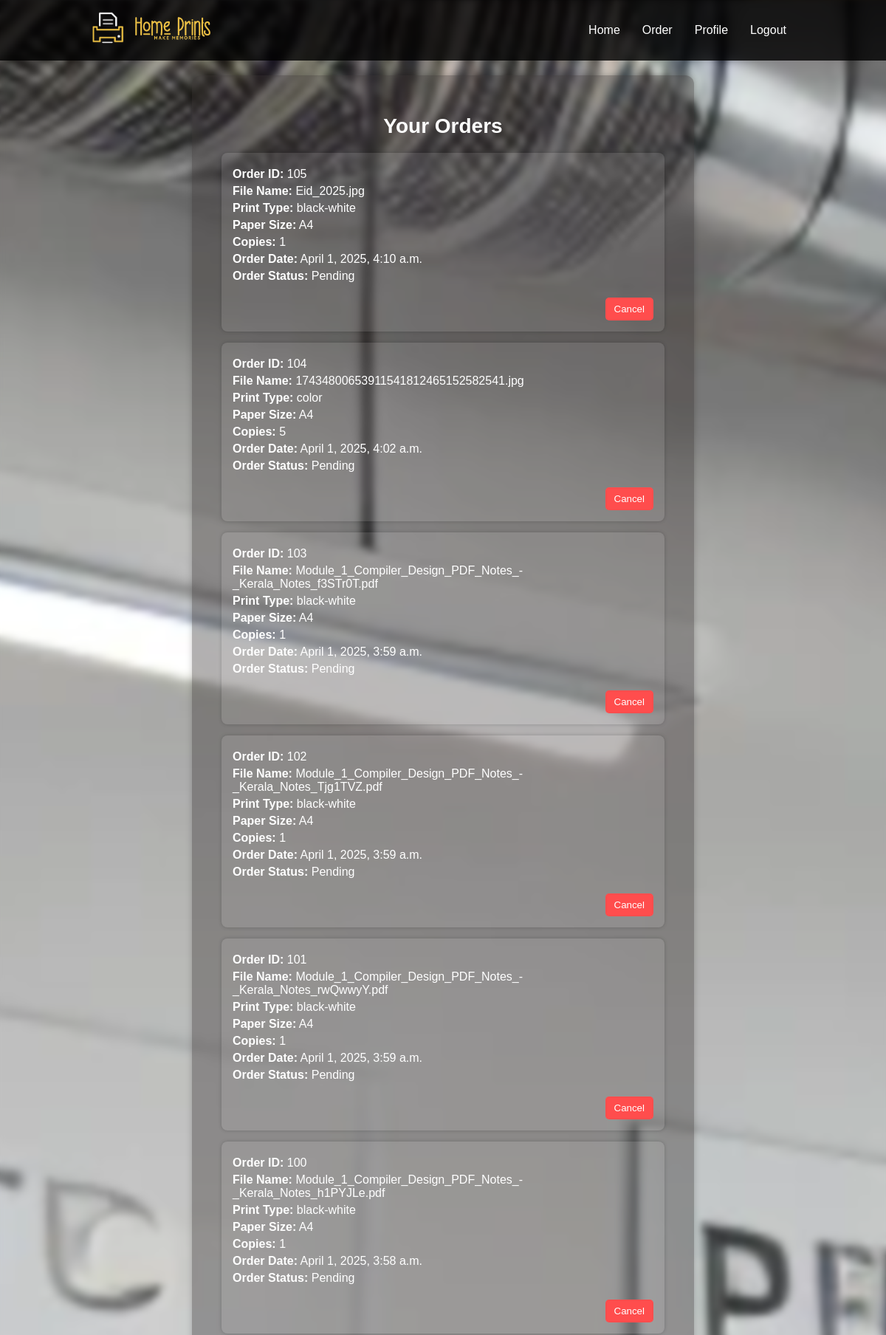
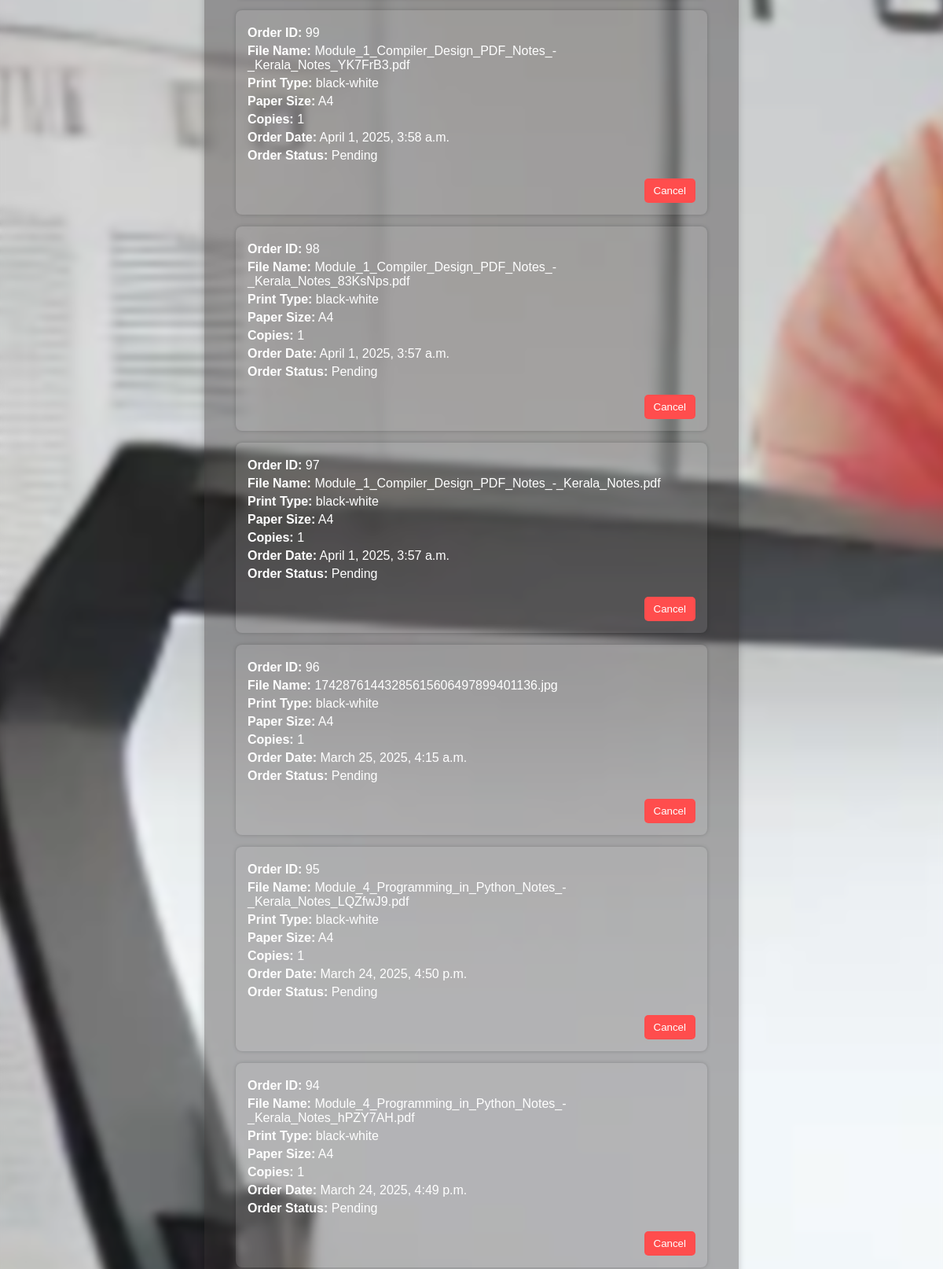
Page /list_orders/ (signed in, upper part) on the committed database (2 pictures, top to bottom).
### user/models.py (models this page shows, shortened)
class PrintOrder(models.Model):
    user = models.ForeignKey(User, on_delete=models.CASCADE)  # Link directly to the default User model
    file = models.FileField()  # File uploaded to /media/orders/
    print_type = models.CharField(max_length=20, choices=[('black-white', 'Black & White'), ('color', 'Color')])
    paper_size = models.CharField(max_length=10, choices=[('A4', 'A4'), ('A3', 'A3'), ('Letter', 'Letter'), ('Legal', 'Legal')])
    copies = models.PositiveIntegerField()
    notes = models.TextField(blank=True, null=True)
    total_amount = models.DecimalField(max_digits=10, decimal_places=2, default=0.00)
    razorpay_order_id = models.CharField(max_length=100, blank=True, null=True)
    razorpay_payment_id = models.CharField(max_length=100, blank=True, null=True)
    payment_status = models.CharField(max_length=20, choices=[('COD', 'COD'), ('Paid', 'Paid')], default='COD')
    order_date = models.DateTimeField(auto_now_add=True)  # Auto store order timestamp
    order_status = models.CharField(max_length=20, choices=[('Pending', 'Pending'), ('Processing', 'Processing'), ('Completed', 'Completed'), ('Cancelled', 'Cancelled')], default='Pending')

### user/views.py (the view)
# urls.py: path('list_orders/', list_orders, name='list_orders'),
def list_orders(request):
    user_orders = PrintOrder.objects.filter(user=request.user).order_by('-order_date')  # Fetch orders
    return render(request, 'list_orders.html', {'user_orders': user_orders})

### templates/list_orders.html (shortened to what this page needs)
{% load static %}
<!DOCTYPE html>
<html lang="en">
<head>
    <link rel="stylesheet" href="{% static 'css/list_orders.css' %}">
</head>
<body>
    <header>
        <div>
            <img src="{% static 'images/logo.png' %}" alt="PrintEase Logo" class="logo">
            <img src="{% static 'images/text.png' %}" alt="text" class="text">
        </div>
        <nav>
            <ul>
                <li><a href="{% url 'home' %}">Home</a></li>
                <li><a href="{% url 'order' %}">Order</a></li>
                <li><a href="{% url 'profile' %}">Profile</a></li>
                <li><a href="{% url 'signout' %}">Logout</a></li>
            </ul>
        </nav>
    </header>
    <section class="orders-container">
        <h2>Your Orders</h2>
        <div class="orders-list">
            {% for order in user_orders %}
                <div class="order-box">
                    <p><strong>Order ID:</strong> {{ order.id }}</p>
                    <p><strong>File Name:</strong> {{ order.file.name }}</p>
                    <p><strong>Print Type:</strong> {{ order.print_type }}</p>
                    <p><strong>Paper Size:</strong> {{ order.paper_size }}</p>
                    <p><strong>Copies:</strong> {{ order.copies }}</p>
                    <p><strong>Order Date:</strong> {{ order.order_date }}</p>
                    <p><strong>Order Status:</strong> {{ order.order_status }}</p>
                    {% if order.order_status != "Processing" and order.order_status != "Cancelled" %}
                        <div class="btn-cancel-container">
                            <form method="POST" action="{% url 'cancel_order' order.id %}">
                                <button type="submit" class="btn-cancel">Cancel</button>
                            </form>
                        </div>
                    {% elif order.order_status != "Cancelled" %}
                        <span class="disabled-text">Cannot Cancel</span>
                    {% endif %}
                </div>
            {% empty %}
                <p>No orders found.</p>
            {% endfor %}
        </div>
    </section>
</body>
</html>

### static/css/list_orders.css (style rules this page uses)
body { font-family: Arial, sans-serif; margin: 0; padding: 0; background-image: url('../images/bck.webp'); backdrop-filter: blur(3px); background-size: cover; background-position: center; color: #333; }
header { display: flex; justify-content: space-between; align-items: center; padding: 15px 10%; background: rgba(0, 0, 0, 0.8); }
.logo { width: 50px; }
.text { width: 120px; }
nav ul { list-style: none; display: flex; }
nav ul li { margin: 0 15px; }
nav ul li a { text-decoration: none; color: white; font-size: 16px; }
.orders-container { width: 80%; max-width: 600px; background: rgba(55, 50, 50, 0.375); color: #fff; border-radius: 12px; padding: 30px 40px; text-align: center; box-shadow: 0 0 10px rgba(0, 0, 0, .2); margin: 20px auto; }
.orders-container h2 { font-size: 28px; margin-bottom: 20px; }
.orders-list { display: flex; flex-direction: column; gap: 15px; }
.order-box { background: rgba(255, 255, 255, 0.1); padding: 15px; border-radius: 8px; text-align: left; box-shadow: 0 0 5px rgba(0, 0, 0, 0.2); }
.order-box p { margin: 5px 0; font-size: 16px; }
.btn-cancel { background-color: #ff4d4d; color: white; border: none; padding: 8px 12px; cursor: pointer; border-radius: 5px; transition: background 0.3s; }
.btn-cancel-container { display: flex; justify-content: right; margin-top: 20px; }

### rows in the picture
PrintOrder: id "105", file.name "Eid_2025.jpg", print_type "black-white", paper_size "A4", copies "1", order_date "April 1, 2025, 4:10 a.m.", order_status "Pending", shows "Cancel"
PrintOrder: id "104", file.name "17434800653911541812465152582541.jpg", print_type "color", paper_size "A4", copies "5", order_date "April 1, 2025, 4:02 a.m.", order_status "Pending", shows "Cancel"
PrintOrder: id "103", file.name "Module_1_Compiler_Design_PDF_Notes_-_Kerala_Notes_f3STr0T.pdf", print_type "black-white", paper_size "A4", copies "1", order_date "April 1, 2025, 3:59 a.m.", order_status "Pending", shows "Cancel"
PrintOrder: id "102", file.name "Module_1_Compiler_Design_PDF_Notes_-_Kerala_Notes_Tjg1TVZ.pdf", print_type "black-white", paper_size "A4", copies "1", order_date "April 1, 2025, 3:59 a.m.", order_status "Pending", shows "Cancel"
PrintOrder: id "101", file.name "Module_1_Compiler_Design_PDF_Notes_-_Kerala_Notes_rwQwwyY.pdf", print_type "black-white", paper_size "A4", copies "1", order_date "April 1, 2025, 3:59 a.m.", order_status "Pending", shows "Cancel"
PrintOrder: id "100", file.name "Module_1_Compiler_Design_PDF_Notes_-_Kerala_Notes_h1PYJLe.pdf", print_type "black-white", paper_size "A4", copies "1", order_date "April 1, 2025, 3:58 a.m.", order_status "Pending", shows "Cancel"
PrintOrder: id "99", file.name "Module_1_Compiler_Design_PDF_Notes_-_Kerala_Notes_YK7FrB3.pdf", print_type "black-white", paper_size "A4", copies "1", order_date "April 1, 2025, 3:58 a.m.", order_status "Pending", shows "Cancel"
PrintOrder: id "98", file.name "Module_1_Compiler_Design_PDF_Notes_-_Kerala_Notes_83KsNps.pdf", print_type "black-white", paper_size "A4", copies "1", order_date "April 1, 2025, 3:57 a.m.", order_status "Pending", shows "Cancel"
PrintOrder: id "97", file.name "Module_1_Compiler_Design_PDF_Notes_-_Kerala_Notes.pdf", print_type "black-white", paper_size "A4", copies "1", order_date "April 1, 2025, 3:57 a.m.", order_status "Pending", shows "Cancel"
PrintOrder: id "96", file.name "17428761443285615606497899401136.jpg", print_type "black-white", paper_size "A4", copies "1", order_date "March 25, 2025, 4:15 a.m.", order_status "Pending", shows "Cancel"
PrintOrder: id "95", file.name "Module_4_Programming_in_Python_Notes_-_Kerala_Notes_LQZfwJ9.pdf", print_type "black-white", paper_size "A4", copies "1", order_date "March 24, 2025, 4:50 p.m.", order_status "Pending", shows "Cancel"
PrintOrder: id "94", file.name "Module_4_Programming_in_Python_Notes_-_Kerala_Notes_hPZY7AH.pdf", print_type "black-white", paper_size "A4", copies "1", order_date "March 24, 2025, 4:49 p.m.", order_status "Pending", shows "Cancel"
